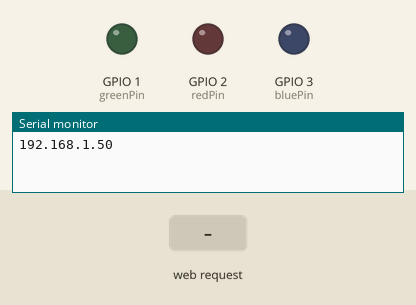
This sketch was run on a simulated ESP8266 (NodeMCU). Parts: output pins drawn as LEDs (lit = HIGH), the last lines printed to the serial monitor. The inputs (shaded band) are chosen by the test bench. WiFi joins after 1.5 s; servers stay silent unless stated.

Above: at 3.4 s.
3.5 s: HTTP request GET /red received
At 3.9 s:
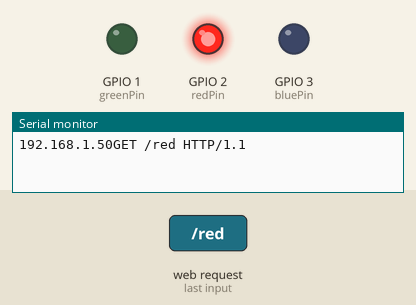
5.0 s: HTTP request GET /blue received
At 6.2 s:
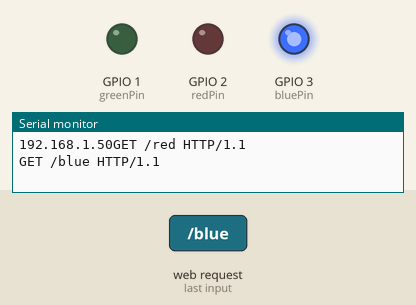
6.5 s: HTTP request GET /green received
At 7.4 s:
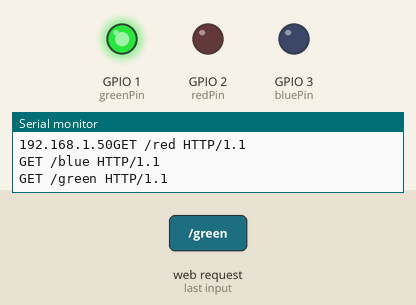
Timing chart, 0 to 9.5 s (numbered marks = the images above; inputs shaded):
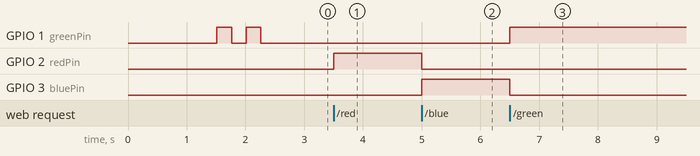

Measured:
- after the input at 3.5 s, GPIO 2 (redPin): LOW → HIGH at once
- after the input at 5.0 s, GPIO 2 (redPin): HIGH → LOW at once; GPIO 3 (bluePin): LOW → HIGH at once
- after the input at 6.5 s, GPIO 1 (greenPin): LOW → HIGH at once; GPIO 3 (bluePin): HIGH → LOW at once

The sketch:

ESP-01.ino
```cpp
#include <ESP8266WiFi.h>

const char* ssid = "";
const char* password = "";

int redPin = 2;
int greenPin = 1;
int bluePin = 3;

WiFiServer server(80);

void setup() {
  Serial.begin(115200);
  delay(10);

  pinMode(redPin, OUTPUT);
  pinMode(greenPin, OUTPUT);
  pinMode(bluePin, OUTPUT);

  digitalWrite(redPin, LOW);
  digitalWrite(greenPin, LOW);
  digitalWrite(bluePin, LOW);

  WiFi.begin(ssid, password);

  while (WiFi.status() != WL_CONNECTED) {
    delay(500);
  }

  server.begin();

  Serial.print(WiFi.localIP());

  // Signal to show successful setup when no serial monitor available
  digitalWrite(greenPin, HIGH);
  delay(250);
  digitalWrite(greenPin, LOW);
  delay(250);
  digitalWrite(greenPin, HIGH);
  delay(250);
  digitalWrite(greenPin, LOW);
}

void loop() {

  WiFiClient client = server.available();
  if (!client) {
    return;
  }

  while(!client.available()){
    delay(1);
  }

  String request = client.readStringUntil('\r');
  Serial.println(request);
  client.flush();

  if (request.indexOf("/red") != -1){
    digitalWrite(redPin, HIGH);
    digitalWrite(greenPin, LOW);
    digitalWrite(bluePin, LOW);
  }
  if (request.indexOf("/green") != -1){
    digitalWrite(redPin, LOW);
    digitalWrite(greenPin, HIGH);
    digitalWrite(bluePin, LOW);
  }
  if (request.indexOf("/blue") != -1){
    digitalWrite(redPin, LOW);
    digitalWrite(greenPin, LOW);
    digitalWrite(bluePin, HIGH);
  }
  if (request.indexOf("/off") != -1){
    digitalWrite(redPin, LOW);
    digitalWrite(greenPin, LOW);
    digitalWrite(bluePin, LOW);
  }

  client.println("HTTP/1.1 200 OK");
  client.println("Content-Type: text/html");
  client.println("");

  client.print("<!DOCTYPE html><html lang='en'><head><meta charset='UTF-8'><meta name='viewport' content='width=device-width, initial-scale=1.0'><title>Jack's Project</title><link rel='stylesheet' href='https://cdn.jsdelivr.net/npm/bootstrap@4.3.1/dist/css/bootstrap.min.css' integrity='sha384-ggOyR0iXCbMQv3Xipma34MD+dH/1fQ784/j6cY/iJTQUOhcWr7x9JvoRxT2MZw1T' crossorigin='anonymous'></head><body><div class='mycontainer m-0 p-0 position-relative d-flex justify-content-center'><a class='box' style='background-color: red;' href='red'></a><a class='box' style='background-color: green;' href='green'></a><a class='box' style='background-color: blue;' href='blue'></a><a class='box' style='background-color: white;border-color: gray' href='off'></div></body><style>.mycontainer{width: 100vw;height: auto;flex-wrap: wrap !important;flex-shrink: 0;}.box{border: 0.25rem solid transparent;transition: ease all 0.25s;margin: 2rem;width: 15rem !important;height: 15rem;}.box:active{border-color: black;}</style></html>");
  delay(1);
}
```
